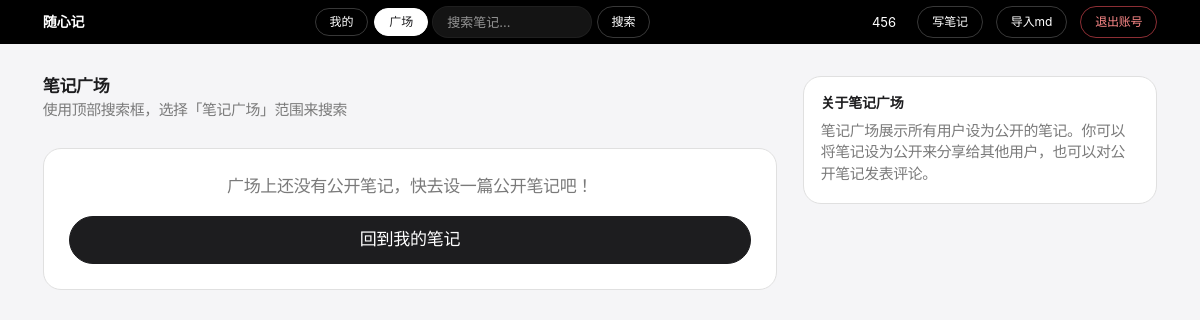
/plaza (signed in), run on an earlier commit of the app's database.
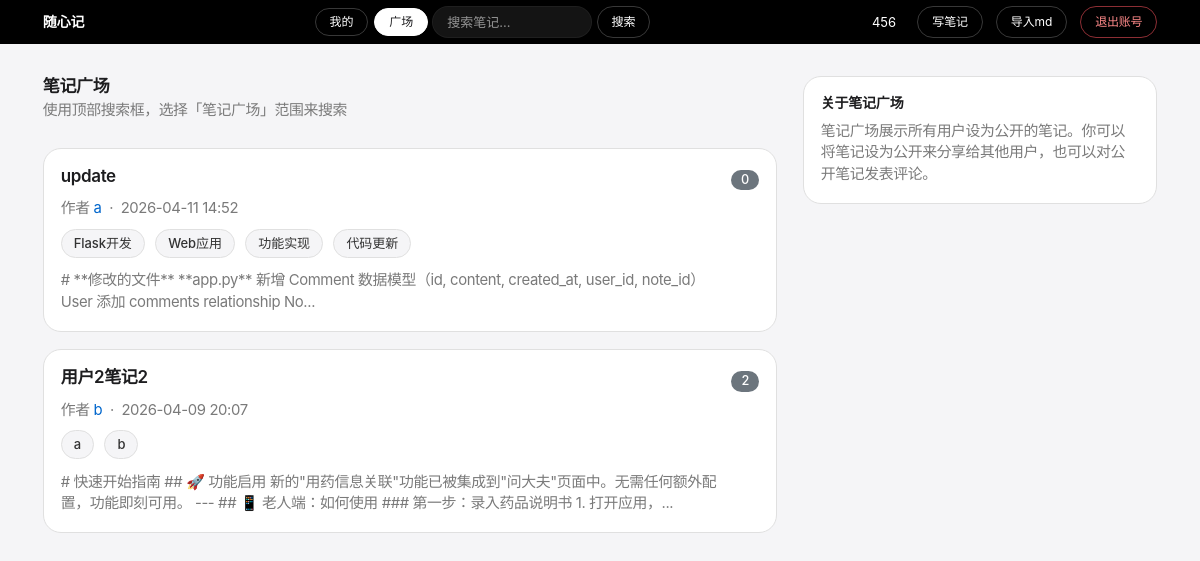
And on a later commit of the database.
### app.py (models this page shows)
class User(UserMixin, db.Model):
    id       = db.Column(db.Integer, primary_key=True)
    username = db.Column(db.String(80), unique=True, nullable=False)
    password = db.Column(db.String(200), nullable=False)
    notes    = db.relationship('Note', backref='author', lazy=True)
    comments = db.relationship('Comment', backref='author', lazy=True)

class Note(db.Model):
    id         = db.Column(db.Integer, primary_key=True)
    title      = db.Column(db.String(200), nullable=False)
    content    = db.Column(db.Text, nullable=False)
    created_at = db.Column(db.DateTime, default=datetime.utcnow)
    updated_at = db.Column(db.DateTime, default=datetime.utcnow)  # 手动在 edit 时刷新
    user_id    = db.Column(db.Integer, db.ForeignKey('user.id'), nullable=False)
    folder_id  = db.Column(db.Integer, db.ForeignKey('folder.id'), nullable=True)
    is_public  = db.Column(db.Boolean, default=False)
    is_deleted = db.Column(db.Boolean, default=False)
    deleted_at = db.Column(db.DateTime, nullable=True)
    tags       = db.relationship('Tag', secondary=note_tags, backref='notes')
    comments   = db.relationship('Comment', backref='note', lazy=True, order_by='Comment.created_at.desc()', cascade='all, delete-orphan')
    versions   = db.relationship('NoteVersion', backref='note', lazy=True, order_by='NoteVersion.created_at.desc()', cascade='all, delete-orphan')

class Tag(db.Model):
    id   = db.Column(db.Integer, primary_key=True)
    name = db.Column(db.String(50), unique=True, nullable=False)

### app.py (the view)
@app.route('/plaza')
@login_required
def plaza():
    q = request.args.get('q', '').strip()
    query = Note.query.filter_by(is_public=True)
    if q:
        query = query.filter(Note.title.contains(q) | Note.content.contains(q))
    notes = query.order_by(Note.created_at.desc()).all()
    return render_template('plaza.html', notes=notes, q=q)

### app.py (called while the page is built)
@app.template_filter('local_time')
def local_time(dt):
    if dt is None:
        return ''
    beijing = timezone(timedelta(hours=8))
    return dt.replace(tzinfo=timezone.utc).astimezone(beijing).strftime('%Y-%m-%d %H:%M')

@login_manager.user_loader
def load_user(user_id):
    return db.session.get(User, int(user_id))

### templates/plaza.html (shortened to what this page needs)
{% extends 'base.html' %}
{% block content %}
<div class="row">
    <div class="col-md-8">
        <div class="mb-4">
            <h5 class="mb-0">笔记广场</h5>
            <small class="text-muted">使用顶部搜索框，选择「笔记广场」范围来搜索</small>
        </div>
        {% for note in notes %}
        <div class="card mb-3 p-3">
            <div class="d-flex justify-content-between align-items-start">
                <div>
                    <h5><a href="/plaza/{{ note.id }}" class="text-decoration-none text-dark">{{ note.title }}</a></h5>
                    <small class="text-muted">
                        作者 <a href="#" class="text-decoration-none">{{ note.author.username }}</a>
                        &nbsp;·&nbsp; {{ note.created_at | local_time }}
                    </small>
                    <div class="mt-2">
                        {% for tag in note.tags %}
                        <span class="tag-badge tag-color-{{ tag.id % 8 }}">{{ tag.name }}</span>
                        {% endfor %}
                    </div>
                    <div class="mt-2 text-muted small">
                        {{ note.content[:120] }}{% if note.content|length > 120 %}...{% endif %}
                    </div>
                </div>
                <div class="text-end">
                    <span class="badge bg-secondary">{{ note.comments|length }}</span>
                </div>
            </div>
        </div>
        {% else %}
        <div class="card p-4 text-center text-muted">
            <p>广场上还没有公开笔记，快去设一篇公开笔记吧！</p>
            <a href="/" class="btn btn-dark">回到我的笔记</a>
        </div>
        {% endfor %}
    </div>
    <div class="col-md-4">
        <div class="card p-3">
            <h6 class="mb-2">关于笔记广场</h6>
            <p class="small text-muted mb-0">
                笔记广场展示所有用户设为公开的笔记。你可以将笔记设为公开来分享给其他用户，也可以对公开笔记发表评论。
            </p>
        </div>
    </div>
</div>
{% endblock %}

### templates/base.html (shortened to what this page needs)
<!DOCTYPE html>
<html>
<head>
    <link href="https://cdn.jsdelivr.net/npm/bootstrap@5.3.0/dist/css/bootstrap.min.css" rel="stylesheet">
    <link rel="stylesheet" href="https://cdn.jsdelivr.net/npm/easymde/dist/easymde.min.css">
</head>
<body>
    <nav class="navbar navbar-dark mb-4">
        <div class="container">
            <a class="navbar-brand fw-bold" href="/">随心记</a>
            {% if current_user.is_authenticated %}
            <form class="d-flex align-items-center me-2" method="GET" action="/search" id="navSearchForm">
                <div class="btn-group btn-group-sm me-1" role="group">
                    <label class="btn btn-outline-light" for="nav-scope-mine">我的</label>
                    <label class="btn btn-outline-light" for="nav-scope-plaza">广场</label>
                </div>
                <input type="text" name="q" class="form-control form-control-sm me-1" placeholder="搜索笔记..."
                    style="width:160px">
                <button type="submit" class="btn btn-sm btn-outline-light">搜索</button>
            </form>
            <div>
                <a href="/profile" class="text-white text-decoration-none me-3">{{ current_user.username }}</a>
                <a href="/notes/new" class="btn btn-sm btn-outline-light me-2">写笔记</a>
                <form method="POST" action="/notes/import" enctype="multipart/form-data" class="d-inline">
                    <label class="btn btn-sm btn-outline-light me-2">
                        导入md
                    </label>
                </form>
                <a href="/logout" class="btn btn-sm btn-outline-danger" data-confirm="确定要退出账号吗？">退出账号</a>
            </div>
            {% endif %}
        </div>
    </nav>
    <div class="container">
        {% block content %}{% endblock %}
    </div>
</body>
</html>

### templates/base.html (style rules this page uses)
:root { --color-primary: #0066cc; --color-primary-focus: #0071e3; --color-primary-on-dark: #2997ff; --color-canvas: #ffffff; --color-canvas-parchment: #f5f5f7; --color-surface-pearl: #fafafc; --color-surface-black: #000000; --color-ink: #1d1d1f; --color-ink-muted-80: #333333; --color-ink-muted-48: #7a7a7a; --color-hairline: #e0e0e0; --color-divider-soft: #f0f0f0; --radius-sm: 8px; --radius-md: 11px; --radius-lg: 18px; --radius-pill: 9999px; --shadow-product: rgba(0, 0, 0, 0.22) 3px 5px 30px 0; }
html, body { background-color: var(--color-canvas-parchment); color: var(--color-ink); font-family: -apple-system, BlinkMacSystemFont, "SF Pro Text", "SF Pro Display", "Helvetica Neue", "PingFang SC", "Microsoft YaHei", system-ui, sans-serif; font-size: 17px; line-height: 1.47; letter-spacing: -0.374px; -webkit-font-smoothing: antialiased; -moz-osx-font-smoothing: grayscale; }
h1, h2, h3, h4, h5, h6 { color: var(--color-ink); font-weight: 600; letter-spacing: -0.374px; }
h5 { font-size: 17px; line-height: 1.24; }
h6 { font-size: 14px; line-height: 1.29; letter-spacing: -0.224px; }
a { color: var(--color-primary); text-decoration: none; transition: color .2s ease; }
.navbar { background-color: var(--color-surface-black) !important; min-height: 44px; padding: 0 16px; margin-bottom: 32px !important; }
.navbar .container { min-height: 44px; }
.navbar-brand { color: #fff !important; font-size: 14px !important; font-weight: 600 !important; letter-spacing: -0.12px; }
.navbar .text-white, .navbar a.text-white { font-size: 13px; letter-spacing: -0.12px; }
#navSearchForm .form-control { height: 32px; padding: 4px 14px; border-radius: var(--radius-pill); border: 1px solid rgba(255, 255, 255, 0.12); background-color: rgba(255, 255, 255, 0.08); color: #fff; font-size: 13px; }
#navSearchForm .form-control::placeholder { color: rgba(255, 255, 255, 0.55); }
.navbar .btn-outline-light { border-radius: var(--radius-pill); padding: 4px 14px; font-size: 12px; font-weight: 400; letter-spacing: -0.12px; border-color: rgba(255, 255, 255, 0.22); color: #fff; }
.navbar .btn-outline-danger { border-radius: var(--radius-pill); padding: 4px 14px; font-size: 12px; border-color: rgba(255, 85, 95, 0.55); color: #ff8a8a; }
.navbar .btn-group { gap: 6px; }
.navbar .btn-check + .btn-outline-light { border-radius: var(--radius-pill) !important; padding: 4px 14px; font-size: 12px; margin-left: 0 !important; border: 1px solid rgba(255, 255, 255, 0.22) !important; }
.navbar .btn-check:checked + .btn-outline-light { background-color: #fff; color: var(--color-ink); border-color: #fff !important; }
.btn { border-radius: var(--radius-pill); font-weight: 400; letter-spacing: -0.224px; transition: transform .15s ease, background-color .2s ease, border-color .2s ease, color .2s ease; }
.btn-outline-danger { border: 1px solid #c62828; color: #c62828; background-color: transparent; }
.btn-sm { padding: 6px 14px !important; font-size: 13px; letter-spacing: -0.224px; }
.card { border: 1px solid var(--color-hairline); border-radius: var(--radius-lg); background-color: var(--color-canvas); box-shadow: none; }
.card h5, .card h6 { font-weight: 600; }
.tag-badge { display: inline-block; padding: 4px 12px; border-radius: var(--radius-pill); font-size: 13px; font-weight: 500; letter-spacing: -0.08px; text-decoration: none; margin-right: 6px; margin-bottom: 4px; color: var(--color-ink-muted-80); background-color: var(--color-canvas-parchment); border: 1px solid var(--color-hairline); transition: filter .2s ease, transform .15s ease; }
.tag-color-0, .tag-color-1, .tag-color-2, .tag-color-3, .tag-color-4, .tag-color-5, .tag-color-6, .tag-color-7 { background-color: var(--color-canvas-parchment); color: var(--color-ink-muted-80); border-color: var(--color-hairline); }
.form-control, .form-select { border: 1px solid var(--color-hairline); border-radius: var(--radius-md); padding: 10px 14px; font-size: 15px; color: var(--color-ink); background-color: var(--color-canvas); transition: border-color .2s ease, box-shadow .2s ease; }
.badge { font-weight: 500; letter-spacing: -0.08px; padding: 4px 10px; border-radius: var(--radius-pill); }
.text-muted { color: var(--color-ink-muted-48) !important; }
.text-dark { color: var(--color-ink) !important; }

What changed in the data, as far as the page shows it:
added Note: title "update", author.username "a", created_at|local_time "2026-04-11 14:52", content "# **修改的文件** **app.py** 新增 Comment 数据模型（id, content, created_at, user_id, note_id） User 添加 comments relationship No", comments|length "0"
added Tag: name "Flask开发", shown under "update"
added Tag: name "Web应用", shown under "update"
added Tag: name "功能实现", shown under "update"
added Tag: name "代码更新", shown under "update"
added Note: title "用户2笔记2", author.username "b", created_at|local_time "2026-04-09 20:07", content "# 快速开始指南 ## 🚀 功能启用 新的\"用药信息关联\"功能已被集成到\"问大夫\"页面中。无需任何额外配置，功能即刻可用。 --- ## 📱 老人端：如何使用 ### 第一步：录入药品说明书 1. 打开应用，", comments|length "2"
added Tag: name "a", shown under "用户2笔记2"
added Tag: name "b", shown under "用户2笔记2"
Also different on the page:
text no longer shown: "广场上还没有公开笔记，快去设一篇公开笔记吧！ 回到我的笔记"
